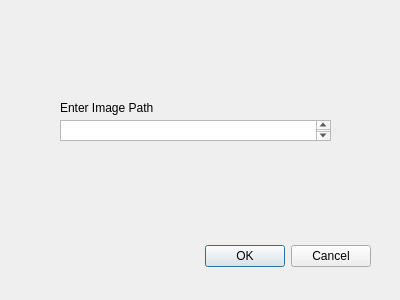
<?xml version="1.0" encoding="UTF-8"?>
<ui version="4.0">
 <class>Dialog</class>
 <widget class="QDialog" name="Dialog">
  <property name="geometry">
   <rect>
    <x>0</x>
    <y>0</y>
    <width>400</width>
    <height>300</height>
   </rect>
  </property>
  <property name="windowTitle">
   <string>Dialog</string>
  </property>
  <widget class="QDialogButtonBox" name="buttonBox">
   <property name="geometry">
    <rect>
     <x>30</x>
     <y>240</y>
     <width>341</width>
     <height>32</height>
    </rect>
   </property>
   <property name="orientation">
    <enum>Qt::Horizontal</enum>
   </property>
   <property name="standardButtons">
    <set>QDialogButtonBox::Cancel|QDialogButtonBox::Ok</set>
   </property>
  </widget>
  <widget class="QLabel" name="label">
   <property name="geometry">
    <rect>
     <x>60</x>
     <y>100</y>
     <width>131</width>
     <height>16</height>
    </rect>
   </property>
   <property name="text">
    <string>Enter Image Path</string>
   </property>
  </widget>
  <widget class="QTextEdit" name="textEdit">
   <property name="geometry">
    <rect>
     <x>60</x>
     <y>120</y>
     <width>271</width>
     <height>21</height>
    </rect>
   </property>
  </widget>
 </widget>
 <resources/>
 <connections>
  <connection>
   <sender>buttonBox</sender>
   <signal>accepted()</signal>
   <receiver>Dialog</receiver>
   <slot>accept()</slot>
   <hints>
    <hint type="sourcelabel">
     <x>248</x>
     <y>254</y>
    </hint>
    <hint type="destinationlabel">
     <x>157</x>
     <y>274</y>
    </hint>
   </hints>
  </connection>
  <connection>
   <sender>buttonBox</sender>
   <signal>rejected()</signal>
   <receiver>Dialog</receiver>
   <slot>reject()</slot>
   <hints>
    <hint type="sourcelabel">
     <x>316</x>
     <y>260</y>
    </hint>
    <hint type="destinationlabel">
     <x>286</x>
     <y>274</y>
    </hint>
   </hints>
  </connection>
 </connections>
</ui>
